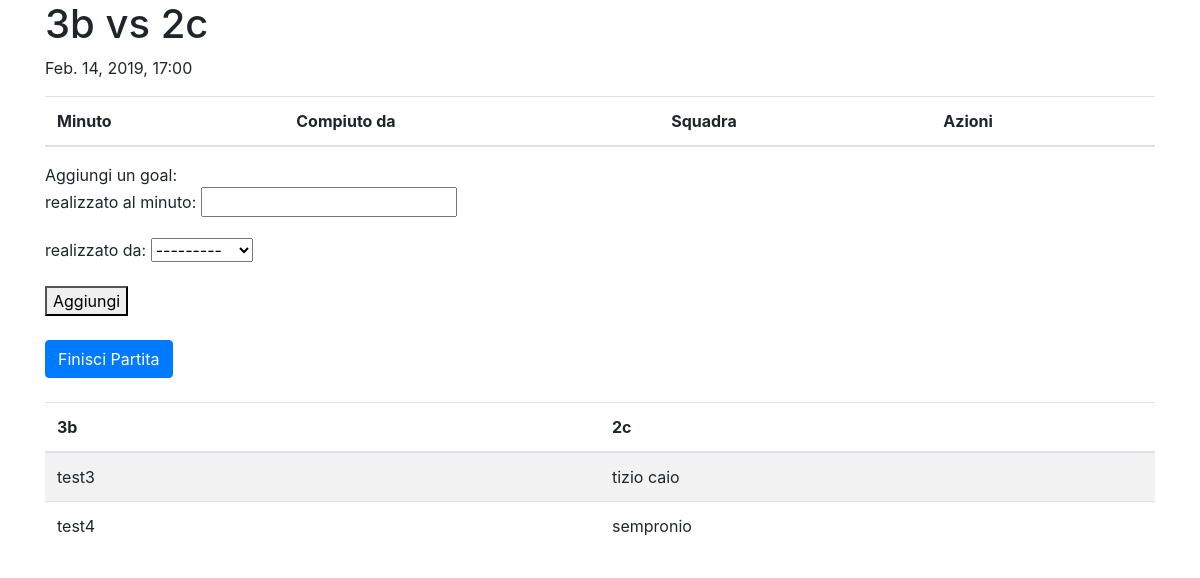
The page /calcetto/arbitra/4 (signed in) on the database its author committed.
### calcetto/models.py (models this page shows, shortened)
class Partita(models.Model):
    data = models.DateTimeField('data', blank=True, null=True)
    squadra_1 = models.ForeignKey(Squadra, on_delete=models.CASCADE, related_name="squadra_1")
    squadra_2 = models.ForeignKey(Squadra, on_delete=models.CASCADE, related_name="squadra_2")
    goals = models.ManyToManyField(Goal)
    result = models.CharField(default="0-0", blank=True, null=True, max_length=10)
    finita = models.BooleanField(default=False)
    email_sent = models.BooleanField(default=False)

class Squadra(models.Model):
    classe = models.CharField(max_length=30)
    calciatori = models.ManyToManyField(Studente)
    score = models.IntegerField(default=0)
    eliminata = models.BooleanField(default=False)
    contatto = models.EmailField(null=True, blank=True)

class Studente(models.Model):
    nome = models.CharField(max_length=100)
    cartellini = models.ManyToManyField(Cartellino)
    goals = models.IntegerField(default=0)
    def __str__(self):
        return self.nome

### calcetto/views.py (the view, shortened to what this page needs)
# urls.py: path('calcetto/arbitra/<int:pk>', login_required(views.ArbitraPartite.as_view())),
class ArbitraPartite(View):
    template_name = 'arbitra.html'
    def get(self, request, pk):
        form = CreaGoal()
        partita = Partita.objects.get(pk=pk)
        squadra1 = partita.squadra_1
        squadra2 = partita.squadra_2
        form.fields["giocatore"].queryset = squadra1.calciatori.all() | squadra2.calciatori.all()
        return render(request, self.template_name, {'partita': partita, 'goals': partita.goals.all(), 'form': form, 'squadra1': squadra1.calciatori.all(), 'squadra2': squadra2.calciatori.all()})

### calcetto/forms.py
class CreaGoal(forms.ModelForm):
    class Meta:
        model = Goal
        fields = ('minuto', 'giocatore')
        labels = {
            'minuto': 'realizzato al minuto',
            'giocatore': 'realizzato da'
        }

### calcetto/templates/arbitra.html (shortened to what this page needs)
{% extends 'base.html' %}
{% block content %}
<div class="container">
  <h1>{{partita.squadra_1.classe}} vs {{partita.squadra_2.classe}}</h1>
  <p>{{partita.data|date}}, {{partita.data.hour|add:"1"}}:{% if partita.data.minute < 10 %}0{{partita.data.minute}}{% else %}{{partita.data.minute}}{% endif %}</p>
  <table class="table table-striped">
    <thead>
      <th>Minuto</th>
      <th>Compiuto da</th>
      <th>Squadra</th>
      <th>Azioni</th>
    </thead>
  </table>
  Aggiungi un goal:
  <form class="form form.control" action="/calcetto/arbitra/{{partita.id}}" method="post">
    {{form.as_p}}
    <button type="submit" name="button">Aggiungi</button>
  </form>
  <br>
  {% if partita.finita == False %}
  <a href="/calcetto/finisci/{{partita.id}}"><button class="btn btn-primary">Finisci Partita</button></a><br><br>
  {% endif %}
  <div class="squadre">
    <table class="table table-striped">
      <thead>
        <th>{{partita.squadra_1.classe}}</th>
      </thead>
      <tbody>
        {% for calciatore in squadra1 %}
          <tr><td>{{calciatore.nome}}</td></tr>
        {% endfor %}
      </tbody>
    </table>
    <table class="table table-striped">
      <thead>
        <th>{{partita.squadra_2.classe}}</th>
      </thead>
      <tbody>
        {% for calciatore in squadra2 %}
        <tr><td>{{calciatore.nome}}</td></tr>
        {% endfor %}
      </tbody>
    </table>
  </div>
</div>
{% endblock %}

### calcetto/templates/arbitra.html (style rules this page uses)
.squadre { display: grid; grid-template-columns: 1fr 1fr; }

### rows shown on the page
Partita: squadra_1.classe "3b", squadra_2.classe "2c", data "Feb. 14, 2019", data.hour|add "17", data.minute "0"
Studente: nome "test3"
Studente: nome "test4"
Studente: nome "tizio caio"
Studente: nome "sempronio"
